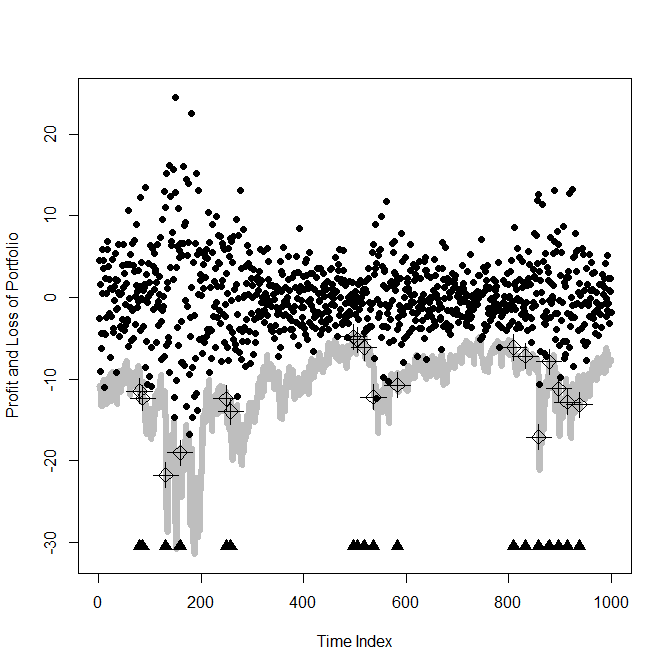

Here is the R script that generated this plot:
############################# computation of VaR using HAC-Gumbel copula
rm(list = ls(all = TRUE))
graphics.off()

# please set working directory setwd('C:/...') setwd('~/...') #
# linux/mac os setwd('/Users/...') # windows

libraries = c("HAC", "CDVine", "fGarch", "foreach", "doParallel", "copula")
lapply(libraries, function(x) if (!(x %in% installed.packages())) {
    install.packages(x)
})
lapply(libraries, library, quietly = TRUE, character.only = TRUE)

############################# set up
eps1                = read.csv("eps1.csv")
sp.126              = read.csv("sp126.csv", header = T)[, -c(1, 2)]
p1                  = sp.126[-1, ]
p2                  = sp.126[-length(sp.126[, 1]), ]
l.r                 = 100 * log(p1/p2)
r                   = l.r
r1                  = r[, -c(1)]
r2                  = r1
dims                = 5
attach(r2)
r2                  = data.frame(cbind(AVB, EQR, TXN, ADI, LLY))
M                   = 1000
backtestNr          = 1000
VaR                 = matrix(NA, backtestNr, 4)
slidingWindowLength = 300
eps                 = matrix(NA, backtestNr, dim(r2)[2])
colnames(eps)       = colnames(r2)
eps1                = data.frame()
dat                 = eps1
paraMat             = list()
para                = matrix(NA, dims, 4)
sigma               = matrix(NA, backtestNr, dims)

############################# estimation GARCH parameter
cl     = makeCluster(37)
registerDoParallel(cl)
getDoParWorkers()
dat    = r2
datMat = list()

for (i in 1:backtestNr) {
    datMat[[i]] = dat[c(i:(i + (slidingWindowLength - 1))), 1:dims]
}
lengthPara  = 4
lengthEps1  = slidingWindowLength
lengthSigma = slidingWindowLength

objFun = function(dMat) {
    paraComb = list()
    library(fGarch)
    for (i in 1:dims) {
        fit           = garchFit(~garch(1, 1), data = dMat[[i]], trace = F)
        eps1.loop     = fit@residuals/fit@sigma.t
        para.loop     = fit@fit$coef
        sigma.loop    = fit@sigma.t
        lengthPara    = length(para.loop)
        paraComb[[i]] = c(para.loop, sigma.loop, eps1.loop)
    }
    return(paraComb)
}
resultD = foreach(dMat = datMat) %dopar% objFun(dMat)
stopCluster(cl)


############################# estimation copula parameter
lengthPara  = 4
lengthEps1  = slidingWindowLength
lengthSigma = slidingWindowLength
totalLength = lengthPara + lengthEps1 + lengthSigma
epsComb     = list()
for (i in 1:backtestNr) {
    k            = pobs(as.data.frame(resultD[[i]]))
    epsComb[[i]] = k[-(1:(lengthPara + lengthEps1)), ] 
    
}

datMatEps = epsComb  

objFun = function(dMat) {
    library(HAC)
    colnames(dMat) = c("AVB", "EQR", "TXN", "ADI", "LLY")
    head(dMat)
    tree           = list(list(list("TXN", "ADI", 2.35), list("AVB", "EQR", 3.25), 
                          1.45), "LLY", 1.44)
    model          = hac(type = 1, tree = tree)
    result         = estimate.copula(dMat, hac = model, margins = "norm")  
    result
    plot(result, circles = 0.3, index = TRUE, l = 1.7)
    paraHAC        = get.params(result)
    paraHAC
    return(paraHAC)
}

ptm            = proc.time()  
cl             = makeCluster(37)
registerDoParallel(cl)  
getDoParWorkers()
resultDcopPara = foreach(dMat = datMatEps, .combine = "rbind") %dopar% 
    objFun(dMat)  
stopCluster(cl)

############################# VaR computation
spread.ra.0 = sp.126
attach(spread.ra.0)
spread.real = data.frame(cbind(AVB, EQR, TXN, ADI, LLY))  
S           = rowSums(spread.real)
S1          = S[-1]
S2          = S[-length(S)]
S3          = S2 - S1 
L.real      = S3[301:(300 + backtestNr)]
lengthPara  = 4 
lengthEps1  = slidingWindowLength  
lengthSigma = slidingWindowLength
totalLength = lengthPara + lengthEps1 + lengthSigma
para.vec    = resultDcopPara  
VaR         = matrix(NA, backtestNr, 4) 
datMatIndex = c(1:backtestNr)
objFunVaR   = function(dMat) {
    i                 = dMat 
    library(HAC)
    para.EmployedHAC  = para.vec[i, ]
    tree              = list(list(list("AVB", "EQR", para.EmployedHAC[4]), list("TXN", 
                             "ADI", para.EmployedHAC[3]), para.EmployedHAC[2]), "LLY", para.EmployedHAC[1])
    model             = hac(type = 1, tree = tree)
    u                 = rHAC(M, model)
    u                 = qnorm(u) 
    head(u)
    k                 = as.data.frame(resultD[[i]]) 
    k1                = k[c(1:lengthPara, lengthPara + lengthEps1, totalLength), ]
    h                 = sqrt(k1[2, ] + k1[3, ] * k1[lengthPara + 1, ]^2 * k1[lengthPara + 
                             2, ]^2 + k1[4, ] * k1[lengthPara + 1, ]^2) 
    k2                = matrix(NA, M, dims)
    k3                = matrix(NA, M, dims)
    k2[1, ]           = as.matrix(k1[1, ]) 
    mu.t              = k2[rep(1, M), ]  
    k3[1, ]           = as.matrix(k1[lengthPara + 1, ]) 
    sig.t             = k3[rep(1, M), ] 
    R                 = mu.t + sig.t * u  
    spread.real.loop  = read.csv("sp126.csv")[, -c(1:2)]
    attach(spread.real.loop)
    spread = data.frame(cbind(AVB, EQR, TXN, ADI, LLY))
    s1                = spread[i + (slidingWindowLength), ]  
    st                = data.frame(matrix(NA, M, dims))  
    st[1, ]           = s1
    st                = st[rep(1, M), ]
    L.sim             = matrix(NA, M, 1)  
    L.sim             = rowSums(st * (exp(0.01 * R) - 1)) 
    VaRt1005          = quantile(L.sim, 0.05)
    VaRt1001          = quantile(L.sim, 0.01)
    VaRt10005         = quantile(L.sim, 0.005)
    VaRt10001         = quantile(L.sim, 0.001)
    VaRt              = c(VaRt1005, VaRt1001, VaRt10005, VaRt10001)
    head(VaRt)
    return(VaRt) 
}

cl         = makeCluster(37)
registerDoParallel(cl) 
getDoParWorkers()
resultVaR  = foreach(dMat = datMatIndex, .combine = "rbind") %dopar% objFunVaR(dMat) 
stopCluster(cl)
head(resultVaR) 
VaR        = resultVaR
resultComb = data.frame(L.real, VaR)


############################# exceeding ratio
Exceeding_Ratio = numeric(4)
for (alpha in 2:5) {
    nullVector = rep(0, backtestNr)
    for (i in 1:length(resultComb[, alpha])) {
        if (resultComb[, 1][i] < resultComb[, alpha][i]) {
            nullVector[i] = 1
        } else {
            nullVector[i] = 0
        }
    }
    Exceeding_Ratio[alpha] = sum(nullVector)/backtestNr
}
Exceeding_Ratio

############################# plot of VaR and quantile = 0.001
alpha           = 5
ptForPlot       = c(min(resultComb[, 1]), min(resultComb[, 2]), min(resultComb[, 
                  3]), min(resultComb[, 4]), min(resultComb[, 5]))
lowPt           = min(ptForPlot)
upPt            = max(resultComb[, 1])
Portfolio_Value = seq(lowPt, upPt, length.out = length(resultComb[, 1]))
Time_Index      = 1:length(seq(lowPt, upPt, length.out = length(resultComb[, 
                  1])))
plot(Time_Index, 
     Portfolio_Value, 
     col   = "white", 
     pch   = 19, 
     cex   = 0.5, 
     xlab  = "Time Index", 
     ylab  = "Profit and Loss of Portfolio")
lines(resultComb[, alpha], col = "gray", lwd = 6)

for (i in 1:length(resultComb[, alpha])) {
    if (resultComb[, 1][i] < resultComb[, alpha][i]) {
        points(i, lowPt + 1, col = "black", pch = 17, cex = 1.5)  
        points(i, resultComb[, 1][i], 
               col = "black", 
               pch = 3, 
               cex = 2.5, 
               lwd = 1)  
        points(i, resultComb[, 1][i], 
               col = "black", 
               pch = 5, 
               cex = 1.5, 
               lwd = 1) 
    } else {
        points(i, resultComb[, 1][i], 
               col = "black", 
               pch = 19, 
               cex = 1) 
    }
}
